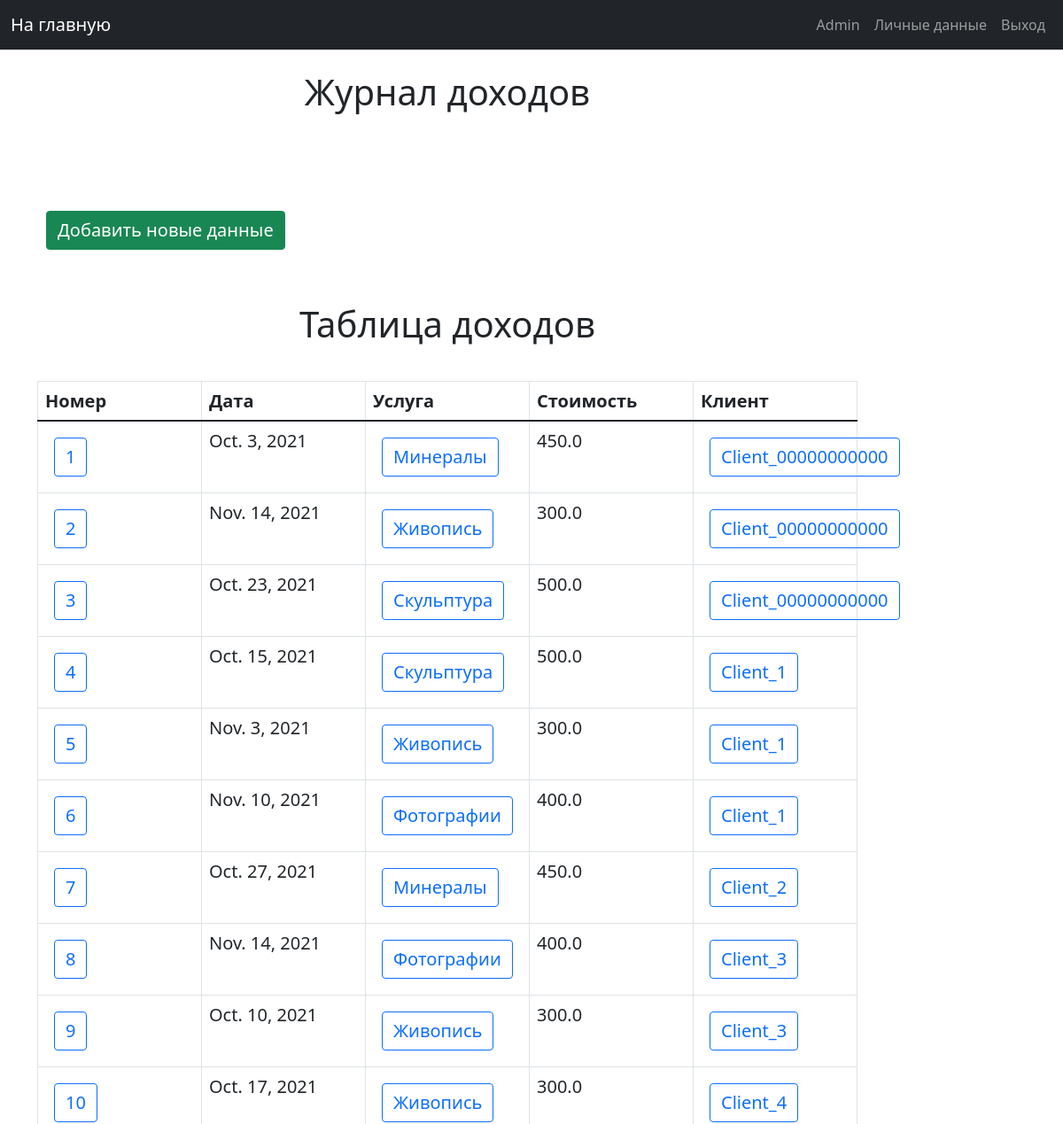
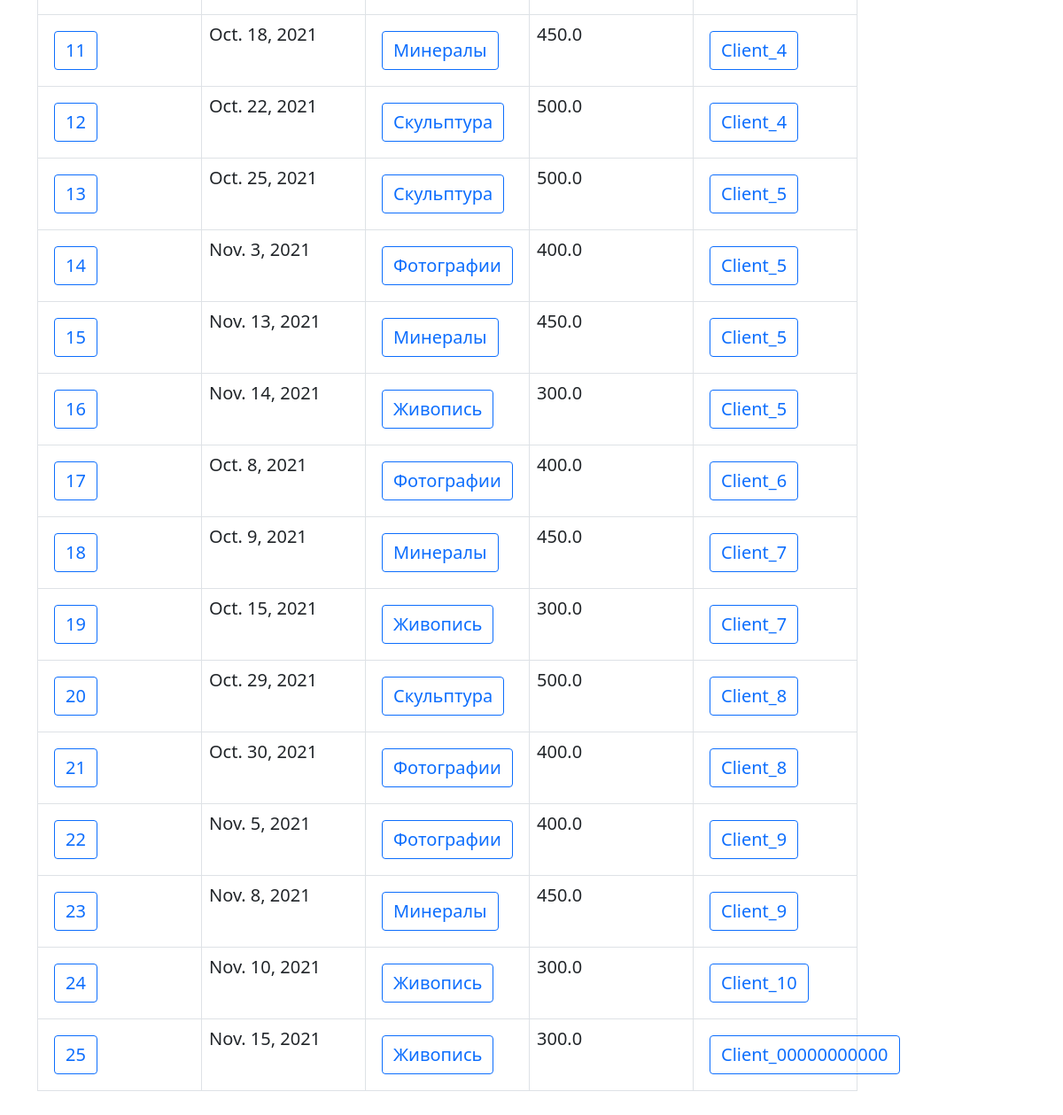
/main_page_admin/revenues (signed in), run on the app's committed database (2 pictures, top to bottom).
### musem/models.py (models this page shows, shortened)
class Revenue(models.Model):
    revenue_id = models.IntegerField(primary_key=True)
    date = models.DateField()
    service = models.ForeignKey('Service', on_delete=models.CASCADE)
    client = models.ForeignKey(User, on_delete=models.CASCADE)
    revenue = models.FloatField(default=0.0)
    is_activate = models.IntegerField(default=1)
    class Meta:
        verbose_name = "Revenue"
        verbose_name_plural = "Revenue in the museum"

### musem/views.py (the view)
# urls.py: path('main_page_admin/revenues', admin_revenue_list, name="revenue_list"),
def admin_revenue_list(request):
    if not request.user.is_superuser:
        return HttpResponseForbidden()
    head = ["Номер", "Дата", "Услуга", "Стоимость", "Клиент"]
    table = Revenue.objects.raw(
        raw_query="SELECT mr.revenue_id, mr.date, mr.revenue, ms.name AS service_name, au.first_name as client_name, "
                  "ms.service_id, au.id FROM musem_revenue mr JOIN musem_service ms, auth_user au ON "
                  "mr.service_id = ms.service_id AND mr.client_id = au.id WHERE mr.is_activate = 1")
    return render(request, 'admin_pages/tables/revenue_list_page.html', {
        'title_page': 'Журнал доходов',
        'hide_nav_bar': 0,
        'head': head,
        'table': table,
        'is_administrative_zone': 1
    })

### templates/admin_pages/tables/revenue_list_page.html
{% extends 'include/base.html' %}
{% load static %}
{% block title %}
    <div class="title_block">
        <h2 class="title">{{ title_page }}</h2>
    </div>
{% endblock title %}
{% block content %}
    <div class="list_button_block">
        <a class="float-right btn text-white btn-success text_button"
           href="{% url 'create_revenue' %}">Добавить новые данные</a>
        <h2 class="sub_title_table">Таблица доходов</h2>
        {% include 'include/tables/revenue_table.html' %}
    </div>
{% endblock content %}

### templates/include/navbar.html (shortened to what this page needs)
<nav class="navbar navbar-expand-md navbar-dark bg-dark mb-4">
    <div class="container-fluid">
        {% if is_administrative_zone %}
            <a class="navbar-brand" href="{% url "main_page_admin" %}">На главную</a>
        {% else %}
            <a class="navbar-brand" href="{% url "main_page" %}">На главную</a>
        {% endif %}
        <div class="pull-right">
            <ul class="navbar-nav me-auto mb-2 mb-md-0">
                {% if request.user.is_authenticated %}
                    <li class="nav-item">
                        <a class="nav-link" href="{% url 'user_data' %}" tabindex="-1">{{ request.user.first_name }}</a>
                    </li>
                    <li class="nav-item">
                        <a class="nav-link" href="{% url 'user_settings' %}" tabindex="-1">Личные данные</a>
                    </li>
                    <li class="nav-item">
                        <a class="nav-link" href="{% url 'logout' %}" tabindex="-1">Выход</a>
                    </li>
                {% endif %}
            </ul>
        </div>
    </div>
</nav>

### templates/include/tables/revenue_table.html (shortened to what this page needs)
{% extends 'include/base_table.html' %}
{% load static %}
    {% block table_head %}
        {% for title in head %}
            <th class="text_button">{{ title }}</th>
        {% endfor %}
    {% endblock %}
    {% block table_content %}
        {% for content_list in table %}
            <tr>
                <td>
                    <a href="{% url 'revenue_description' revenue_id=content_list.revenue_id %}"
                       class="btn btn-outline-primary text_button">{{ content_list.revenue_id }}</a>
                </td>
                <td class="text_button">{{ content_list.date }}</td>
                <td>
                    <a href="{% url 'service_description' service_id=content_list.service_id %}"
                       class="btn btn-outline-primary text_button">{{ content_list.service_name }}</a>
                </td>
                <td class="text_button">{{ content_list.revenue }}</td>
                <td>
                    <a href="{% url 'user_description' user_id=content_list.client_id %}"
                       class="btn btn-outline-primary text_button">{{ content_list.client_name }}</a>
                </td>
            </tr>
        {% endfor %}
    {% endblock %}

### static/css/my_styles.css (style rules this page uses)
.title_block { margin-bottom: 100px; }
.title { font-size: 40px; text-align: center; }
.text_button { font-size: 20px; margin: 10px; }
.sub_title_table { font-size: 40px; text-align: center; margin-top: 50px; margin-bottom: 40px; }
td, th { white-space: normal; word-wrap: break-word; }
.list_button_block { margin-bottom: 50px; }

### data on the page
Revenue: revenue_id "1", date "Oct. 3, 2021", service_name "Минералы", revenue "450.0", client_name "Client_00000000000"
Revenue: revenue_id "2", date "Nov. 14, 2021", service_name "Живопись", revenue "300.0", client_name "Client_00000000000"
Revenue: revenue_id "3", date "Oct. 23, 2021", service_name "Скульптура", revenue "500.0", client_name "Client_00000000000"
Revenue: revenue_id "4", date "Oct. 15, 2021", service_name "Скульптура", revenue "500.0", client_name "Client_1"
Revenue: revenue_id "5", date "Nov. 3, 2021", service_name "Живопись", revenue "300.0", client_name "Client_1"
Revenue: revenue_id "6", date "Nov. 10, 2021", service_name "Фотографии", revenue "400.0", client_name "Client_1"
Revenue: revenue_id "7", date "Oct. 27, 2021", service_name "Минералы", revenue "450.0", client_name "Client_2"
Revenue: revenue_id "8", date "Nov. 14, 2021", service_name "Фотографии", revenue "400.0", client_name "Client_3"
Revenue: revenue_id "9", date "Oct. 10, 2021", service_name "Живопись", revenue "300.0", client_name "Client_3"
Revenue: revenue_id "10", date "Oct. 17, 2021", service_name "Живопись", revenue "300.0", client_name "Client_4"
Revenue: revenue_id "11", date "Oct. 18, 2021", service_name "Минералы", revenue "450.0", client_name "Client_4"
Revenue: revenue_id "12", date "Oct. 22, 2021", service_name "Скульптура", revenue "500.0", client_name "Client_4"
Revenue: revenue_id "13", date "Oct. 25, 2021", service_name "Скульптура", revenue "500.0", client_name "Client_5"
Revenue: revenue_id "14", date "Nov. 3, 2021", service_name "Фотографии", revenue "400.0", client_name "Client_5"
Revenue: revenue_id "15", date "Nov. 13, 2021", service_name "Минералы", revenue "450.0", client_name "Client_5"
Revenue: revenue_id "16", date "Nov. 14, 2021", service_name "Живопись", revenue "300.0", client_name "Client_5"
Revenue: revenue_id "17", date "Oct. 8, 2021", service_name "Фотографии", revenue "400.0", client_name "Client_6"
Revenue: revenue_id "18", date "Oct. 9, 2021", service_name "Минералы", revenue "450.0", client_name "Client_7"
Revenue: revenue_id "19", date "Oct. 15, 2021", service_name "Живопись", revenue "300.0", client_name "Client_7"
Revenue: revenue_id "20", date "Oct. 29, 2021", service_name "Скульптура", revenue "500.0", client_name "Client_8"
Revenue: revenue_id "21", date "Oct. 30, 2021", service_name "Фотографии", revenue "400.0", client_name "Client_8"
Revenue: revenue_id "22", date "Nov. 5, 2021", service_name "Фотографии", revenue "400.0", client_name "Client_9"
Revenue: revenue_id "23", date "Nov. 8, 2021", service_name "Минералы", revenue "450.0", client_name "Client_9"
Revenue: revenue_id "24", date "Nov. 10, 2021", service_name "Живопись", revenue "300.0", client_name "Client_10"
Revenue: revenue_id "25", date "Nov. 15, 2021", service_name "Живопись", revenue "300.0", client_name "Client_00000000000"

### other printed values
{{ request.user.first_name }} "Admin"
{{ title_page }} "Журнал доходов"
{{ title }} "Номер" "Дата" "Услуга" "Стоимость" "Клиент"
